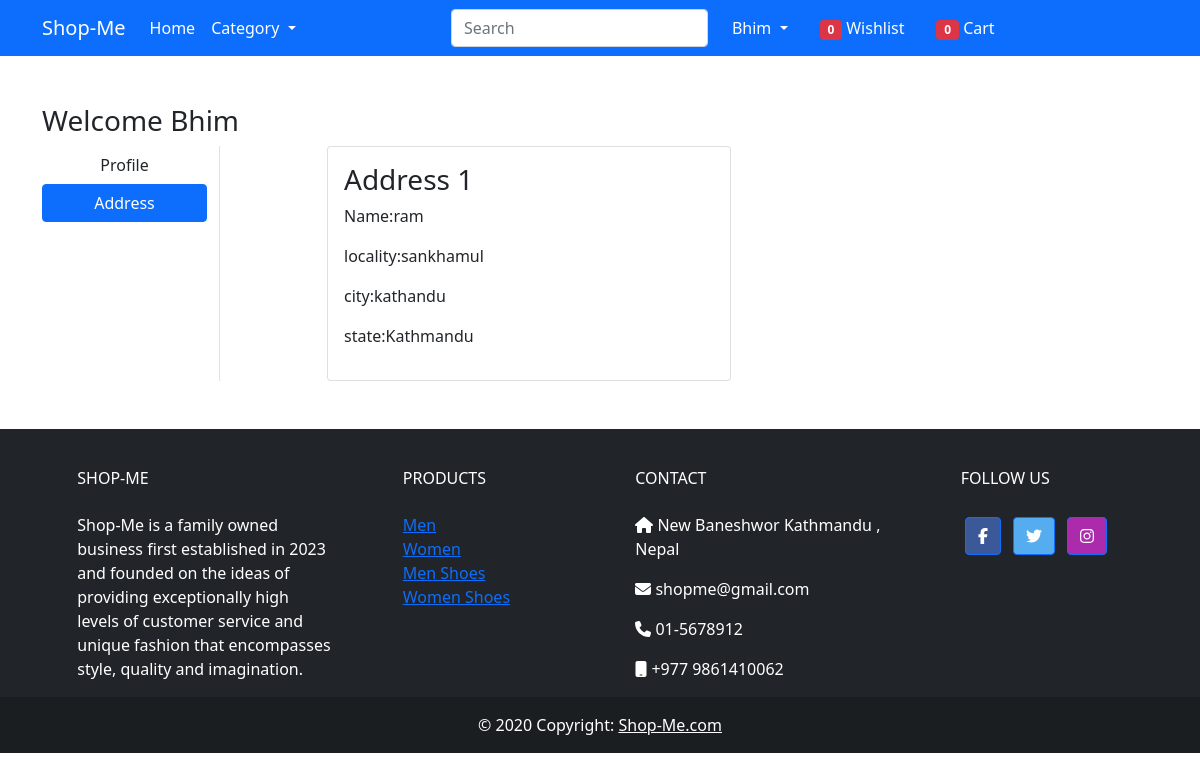
Page /address/ (signed in) on the committed database.
### app/models.py (models this page shows, shortened)
class Customer(models.Model):
    user= models.ForeignKey(User, on_delete=models.CASCADE)
    name=models.CharField(max_length=200)
    locality =models.CharField(max_length=200)
    city = models.CharField(max_length=50)
    state = models.CharField(choices=STATE_CHOICES, max_length=50)

### app/views.py (the view)
# urls.py: path('address/', views.address, name='address'),
@login_required
def address(request):
    add = Customer.objects.filter(user=request.user)
    return render(request, "app/address.html", {"add": add, "active": "btn-primary"})

### app/templates/app/address.html (shortened to what this page needs)
{% extends 'app/base.html' %}
{% load static %}
{% block main-content %}
<div class="container my-5">
 <div class="row">
 <h3>Welcome <span class="text-capitalize">{{request.user}}</span></h3>
  <div class="col-sm-2 border-end">
   <ul class="list-unstyled">
    <li class="d-grid"><a href="{% url 'profile' %}" class="btn">Profile</a></li>
    <li class="d-grid"><a href="{% url 'address' %}" class="btn {{active}}">Address</a></li>
   </ul>
  </div>
  <div class="col-sm-9 offset-sm-1">
   <div class="row">
    {% for ad in add %}
    <div class="col-sm-6">
     <div class="card">
      <div class="card-body">
       <h3>Address {{forloop.counter}}</h3>
        <p>Name:{{ad.name}}</p>
        <p>locality:{{ad.locality}}</p>
        <p>city:{{ad.city}}</p>
        <p>state:{{ad.state}}</p>
      </div>
     </div>
    </div>
    {% endfor %}
   </div>
  </div>
 </div>
</div>
{% endblock main-content %}

### app/templates/app/base.html (shortened to what this page needs)
<!doctype html>
{% load static %}
<html lang="en">
<head>
  <link href="https://cdn.jsdelivr.net/npm/bootstrap@5.0.0-beta1/dist/css/bootstrap.min.css" rel="stylesheet"
>
  <link rel="stylesheet" href="{% static 'app/css/owl.carousel.min.css' %}">
  <link rel="stylesheet" href="{% static 'app/css/all.min.css' %}">
  <link rel="stylesheet" href="{% static 'app/css/style.css' %}">
</head>
<body>
  <nav class="navbar navbar-expand-lg navbar-dark bg-primary">
    <div class="container">
      <a class="navbar-brand" href="/">Shop-Me</a>
      <div class="collapse navbar-collapse" id="navbarSupportedContent">
        <ul class="navbar-nav me-auto mb-2 mb-lg-0">
          <li class="nav-item">
            <a class="nav-link active" aria-current="page" href="/">Home</a>
          </li>
          <li class="nav-item dropdown">
            <a class="nav-link dropdown-toggle text-white" href="#" id="electronicsDropdown" role="button"
              data-bs-toggle="dropdown" aria-expanded="false">
              Category
            </a>
          </li>
        </ul>
        <form class="d-flex" method="GET">
          <input name="search" class="form-control me-2" type="search" placeholder="Search" aria-label="Search">
        </form>
        <ul class="navbar-nav me-auto mb-2 mb-lg-0">
          {% if request.user.is_authenticated %}
          <li class="nav-item dropdown mx-2">
            <a class="nav-link dropdown-toggle text-white" href="#" id="profileDropdown" role="button"
              data-bs-toggle="dropdown" aria-expanded="false">
              {{request.user.username| capfirst}}
            </a>
          </li>
          <li class="nav-item mx-2">
              <a href="{% url 'wishlist' %}" class="nav-link text-white"><span class="badge bg-danger">
              {{wishlist_items|length}}
              </span> Wishlist </a>
            </li>
          <li class="nav-item mx-2">
            <a href="{% url 'showcart' %}" class="nav-link text-white"><span class="badge bg-danger">
             {{request.session.cart|length}}
            </span> Cart </a>
          </li>
          {% endif %}
        </ul>
      </div>
    </div>
  </nav>
  {% block main-content %} {% endblock main-content %}
<div class="max-width: 80%; ">
  <footer class="text-center text-lg-start bg-dark text-white max-width: 100%; ">
    <div class="container p-4 pb-0">
      <section class="">
        <div class="row">
          <div class="col-md-3 col-lg-3 col-xl-3 mx-auto mt-3">
            <h6 class="text-uppercase mb-4 font-weight-bold">
              Shop-Me
            </h6>
            <p>
              Shop-Me is a family owned business first established in 2023 and founded on the ideas of providing exceptionally high
            levels of customer service and unique fashion that encompasses style, quality and imagination.
            </p>
          </div>
          <div class="col-md-2 col-lg-2 col-xl-2 mx-auto mt-3">
            <h6 class="text-uppercase mb-4 font-weight-bold">Products</h6>
            <a class="class=" text-lg text-teal-500 hover:text-teal-700"" href="{% url 'men' %}">Men</a><br>
            <a class="class=" text-lg text-teal-500 hover:text-teal-700"" href="{% url 'women' %}">Women</a><br>
            <a class="dclass=" text-lg text-teal-500 hover:text-teal-700"" href="{% url 'menshoe' %}">Men Shoes</a><br>
            <a class="dclass=" text-lg text-teal-500 hover:text-teal-700"" href="{% url 'womenshoe' %}">Women Shoes</a>
          </div>
          <div class="col-md-4 col-lg-3 col-xl-3 mx-auto mt-3">
            <h6 class="text-uppercase mb-4 font-weight-bold">Contact</h6>
            <p><i class="fas fa-home mr-3"></i> New Baneshwor Kathmandu , Nepal</p>
            <p><i class="fas fa-envelope mr-3"></i> shopme@gmail.com</p>
            <p><i class="fas fa-phone mr-3"></i> 01-5678912</p>
            <p><i class="fas fa-mobile mr-3"></i> +977 9861410062</p>
          </div>
          <div class="col-md-3 col-lg-2 col-xl-2 mx-auto mt-3">
            <h6 class="text-uppercase mb-4 font-weight-bold">Follow us</h6>
            <a class="btn btn-primary btn-floating m-1" style="background-color: #3b5998" href="#" role="button"><i
                class="fab fa-facebook-f"></i></a>
            <a class="btn btn-primary btn-floating m-1" style="background-color: #55acee" href="#" role="button"><i
                class="fab fa-twitter"></i></a>
            <a class="btn btn-primary btn-floating m-1" style="background-color: #ac2bac" href="#" role="button"><i
                class="fab fa-instagram"></i></a>
          </div>
        </div>
      </section>
    </div>
    <div class="text-center p-3" style="background-color: rgba(0, 0, 0, 0.2)">
      © 2020 Copyright:
      <a class="text-white" href="/">Shop-Me.com</a>
    </div>
  </footer>
</div>
</body>
</html>

### rows in the picture
Customer: name "ram", locality "sankhamul", city "kathandu", state "Kathmandu"

### other values in the picture
{{ request.user.username| capfirst }} "Bhim"
{{ wishlist_items|length }} "0"
{{ request.session.cart|length }} "0"
{{ request.user }} "Bhim"
